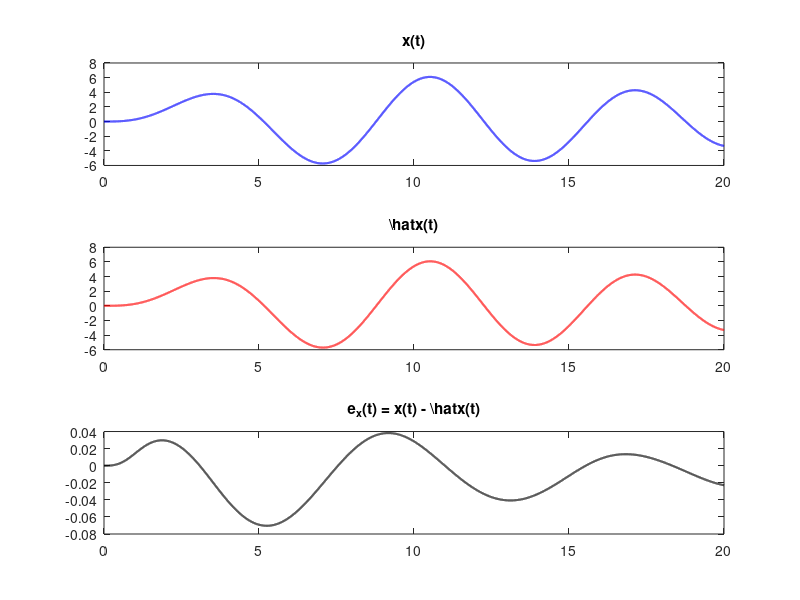
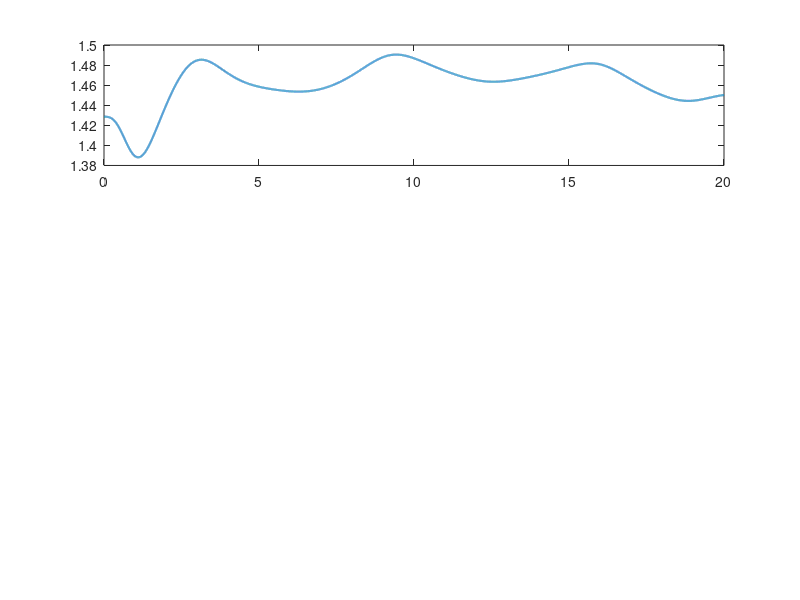

These charts were generated, in order, by the following MATLAB code: (Note: this script raises an error after producing the figures.)
clc; clear; close all;

% Πραγματικές τιμές παραμέτρων
m_true = 1.315;
b_true = 0.225;
k_true = 0.725;

% Χρονικά χαρακτηριστικά
dt = 0.001;
T = 20;
t = 0:dt:T;
N = length(t);

% Ημιτονοειδής είσοδος
u = 2.5 * sin(t);

% Πραγματικό σύστημα
x = zeros(1, N); dx = zeros(1, N); ddx = zeros(1, N);
x(1) = 0; dx(1) = 0;
for i = 1:N-1
    ddx(i) = (1/m_true)*(u(i) - b_true*dx(i) - k_true*x(i));
    dx(i+1) = dx(i) + dt * ddx(i);
    x(i+1) = x(i) + dt * dx(i);
end
ddx(end) = ddx(end-1);

% Εκτιμητής - Gradient
theta_hat = zeros(3, N);
theta_hat(:,1) = [0.1; 0.5; 0.7];  % Αρχικές εκτιμήσεις
gamma = 0.5;

for i = 1:N-1
    phi = [-dx(i); -x(i); u(i)];
    ddx_hat = phi' * theta_hat(:, i);
    e = ddx(i) - ddx_hat;
    
    theta_hat(:, i+1) = theta_hat(:, i) + gamma * phi * e * dt;
    
    % Αποφυγή μηδενισμού θ3
    if abs(theta_hat(3,i+1)) < 0.05
        theta_hat(3,i+1) = 0.05;
    end
end

% Εκτίμηση παραμέτρων
m_hat = 1 ./ theta_hat(3,:);
b_hat = theta_hat(1,:) ./ theta_hat(3,:);
k_hat = theta_hat(2,:) ./ theta_hat(3,:);

% Περιορισμοί (saturation)
m_hat = min(max(m_hat, 1), 2);
b_hat = min(max(b_hat, 0), 0.5);
k_hat = min(max(k_hat, 0.5), 1);

% Ανακατασκευή κίνησης
x_hat = zeros(1, N); dx_hat = zeros(1, N); ddx_hat = zeros(1, N);
for i = 1:N-1
    ddx_hat(i) = (1/m_hat(i)) * (u(i) - b_hat(i)*dx_hat(i) - k_hat(i)*x_hat(i));
    dx_hat(i+1) = dx_hat(i) + dt * ddx_hat(i);
    x_hat(i+1) = x_hat(i) + dt * dx_hat(i);
end
ddx_hat(end) = ddx_hat(end-1);

% Σφάλμα εξόδου
e_x = x - x_hat;

% === Γραφήματα ===
figure;
subplot(3,1,1); plot(t, x, 'b', 'LineWidth', 1.5); title('x(t)');
subplot(3,1,2); plot(t, x_hat, 'r', 'LineWidth', 1.5); title('\hat{x}(t)');
subplot(3,1,3); plot(t, e_x, 'k', 'LineWidth', 1.5); title('e_x(t) = x(t) - \hat{x}(t)');

figure;
subplot(3,1,1); plot(t, m_hat, 'LineWidth', 1.5); yline(m_true, '--r');
title('Εκτίμηση \hat{m}(t)'); ylabel('m');

subplot(3,1,2); plot(t, b_hat, 'LineWidth', 1.5); yline(b_true, '--r');
title('Εκτίμηση \hat{b}(t)'); ylabel('b');

subplot(3,1,3); plot(t, k_hat, 'LineWidth', 1.5); yline(k_true, '--r');
title('Εκτίμηση \hat{k}(t)'); ylabel('k'); xlabel('Χρόνος (s)');

